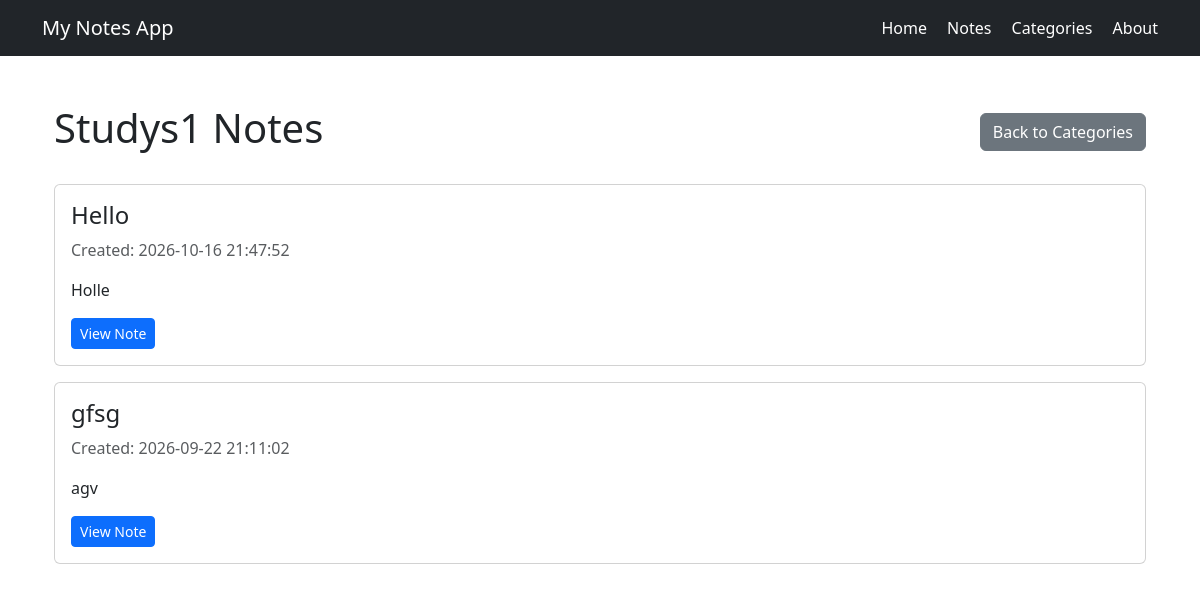
Screenshot of /categories/1 with the database file from the repository.
### tables this page shows
CREATE TABLE categories (
            id INTEGER PRIMARY KEY AUTOINCREMENT,
            name TEXT NOT NULL UNIQUE
        );

CREATE TABLE notes (
            id INTEGER PRIMARY KEY AUTOINCREMENT,
            title TEXT NOT NULL,
            content TEXT NOT NULL
        , category TEXT NOT NULL DEFAULT 'General', created_at TEXT NOT NULL DEFAULT '');

### app.py (the view)
@app.route("/categories/<int:category_id>")
def view_category(category_id):
    category = find_category(category_id)
    if category is None:
        abort(404)
    connection = get_db_connection()
    notes = connection.execute(
        """
        SELECT * FROM notes
        WHERE category = ?
        ORDER BY id DESC
        """,
        (category["name"],)
    ).fetchall()
    connection.close()
    return render_template(
        "view_category.html",
        category=category,
        notes=notes
    )

### app.py (called while the page is built)
def get_db_connection():
    connection = sqlite3.connect(DATABASE)
    connection.row_factory = sqlite3.Row
    return connection

def find_category(category_id):
    connection = get_db_connection()
    category = connection.execute(
        "SELECT * FROM categories WHERE id = ?",
        (category_id,)
    ).fetchone()
    connection.close()
    return category

### templates/view_category.html (shortened to what this page needs)
{% extends "base.html" %}
{% block content %}
<div class="container mt-4">
    <div class="d-flex justify-content-between align-items-center mb-4">
        <h1>{{ category['name'] }} Notes</h1>
        <a href="{{ url_for('categories') }}"
           class="btn btn-secondary">
            Back to Categories
        </a>
    </div>
    {% if notes %}
        {% for note in notes %}
            <div class="card mb-3">
                <div class="card-body">
                    <h4>{{ note['title'] }}</h4>
                    <p class="text-muted">
                        Created: {{ note['created_at'] }}
                    </p>
                    <p>{{ note['content'] }}</p>
                    <a href="{{ url_for('view_note', note_id=note['id']) }}"
                       class="btn btn-sm btn-primary">
                        View Note
                    </a>
                </div>
            </div>
        {% endfor %}
    {% else %}
        <div class="alert alert-info">
            This category has no notes yet.
        </div>
    {% endif %}
</div>
{% endblock %}

### rows the page displays
categories: name "Studys1"
notes: title "Hello", created_at "2026-10-16 21:47:52", content "Holle"
notes: title "gfsg", created_at "2026-09-22 21:11:02", content "agv"
